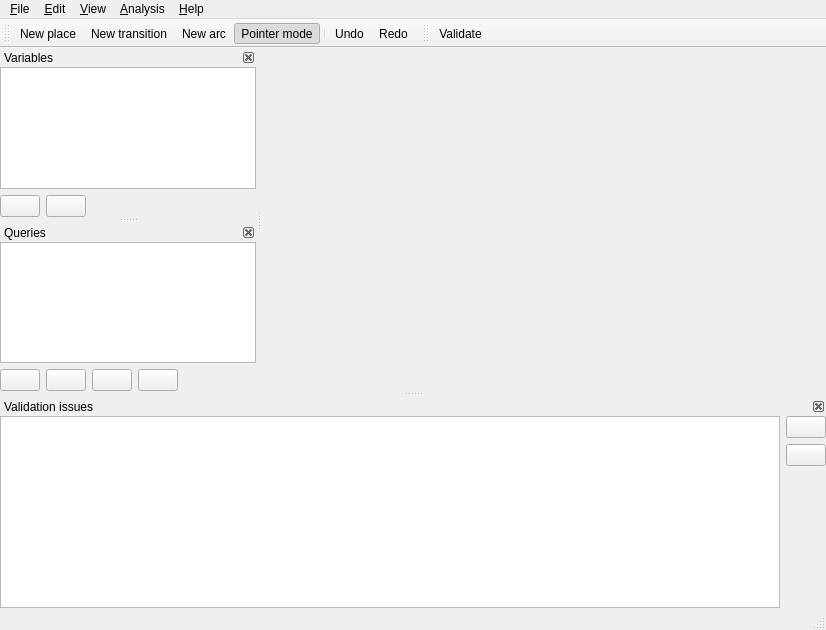
<?xml version="1.0" encoding="UTF-8"?>
<ui version="4.0">
 <class>MainWindow</class>
 <widget class="QMainWindow" name="MainWindow">
  <property name="geometry">
   <rect>
    <x>0</x>
    <y>0</y>
    <width>826</width>
    <height>630</height>
   </rect>
  </property>
  <property name="windowTitle">
   <string>PeTe</string>
  </property>
  <property name="dockOptions">
   <set>QMainWindow::AllowTabbedDocks|QMainWindow::AnimatedDocks</set>
  </property>
  <widget class="QWidget" name="centralWidget">
   <layout class="QHBoxLayout" name="horizontalLayout_3">
    <property name="margin">
     <number>0</number>
    </property>
    <item>
     <widget class="QTabWidget" name="tabWidget">
      <property name="sizePolicy">
       <sizepolicy hsizetype="Expanding" vsizetype="Expanding">
        <horstretch>0</horstretch>
        <verstretch>0</verstretch>
       </sizepolicy>
      </property>
      <property name="minimumSize">
       <size>
        <width>400</width>
        <height>0</height>
       </size>
      </property>
      <property name="tabShape">
       <enum>QTabWidget::Rounded</enum>
      </property>
      <property name="currentIndex">
       <number>-1</number>
      </property>
      <property name="elideMode">
       <enum>Qt::ElideNone</enum>
      </property>
      <property name="documentMode">
       <bool>true</bool>
      </property>
      <property name="tabsClosable">
       <bool>true</bool>
      </property>
      <property name="movable">
       <bool>true</bool>
      </property>
     </widget>
    </item>
   </layout>
  </widget>
  <widget class="QMenuBar" name="menuBar">
   <property name="geometry">
    <rect>
     <x>0</x>
     <y>0</y>
     <width>826</width>
     <height>25</height>
    </rect>
   </property>
   <widget class="QMenu" name="menuFile">
    <property name="title">
     <string>&amp;File</string>
    </property>
    <addaction name="NewTapnAction"/>
    <addaction name="OpenAction"/>
    <addaction name="SaveAction"/>
    <addaction name="actionExport_SVG"/>
   </widget>
   <widget class="QMenu" name="menuView">
    <property name="title">
     <string>&amp;View</string>
    </property>
   </widget>
   <widget class="QMenu" name="menu_Analysis">
    <property name="title">
     <string>&amp;Analysis</string>
    </property>
    <addaction name="validateAction"/>
    <addaction name="separator"/>
    <addaction name="addQueryAction"/>
   </widget>
   <widget class="QMenu" name="menuHelp">
    <property name="title">
     <string>&amp;Help</string>
    </property>
    <addaction name="aboutAction"/>
   </widget>
   <widget class="QMenu" name="menu_Edit">
    <property name="title">
     <string>&amp;Edit</string>
    </property>
    <addaction name="undoAction"/>
    <addaction name="redoAction"/>
   </widget>
   <addaction name="menuFile"/>
   <addaction name="menu_Edit"/>
   <addaction name="menuView"/>
   <addaction name="menu_Analysis"/>
   <addaction name="menuHelp"/>
  </widget>
  <widget class="QToolBar" name="mainToolBar">
   <attribute name="toolBarArea">
    <enum>TopToolBarArea</enum>
   </attribute>
   <attribute name="toolBarBreak">
    <bool>false</bool>
   </attribute>
   <addaction name="InsertPlaceModeAction"/>
   <addaction name="InsertTransitionModeAction"/>
   <addaction name="InsertArcModeAction"/>
   <addaction name="PointerModeAction"/>
   <addaction name="separator"/>
   <addaction name="undoAction"/>
   <addaction name="redoAction"/>
  </widget>
  <widget class="QStatusBar" name="statusBar"/>
  <widget class="QDockWidget" name="variableDock">
   <property name="features">
    <set>QDockWidget::DockWidgetClosable|QDockWidget::DockWidgetMovable</set>
   </property>
   <property name="allowedAreas">
    <set>Qt::LeftDockWidgetArea|Qt::RightDockWidgetArea</set>
   </property>
   <property name="windowTitle">
    <string>Variables</string>
   </property>
   <attribute name="dockWidgetArea">
    <number>1</number>
   </attribute>
   <widget class="QWidget" name="dockWidgetContents_2">
    <layout class="QVBoxLayout" name="verticalLayout">
     <property name="margin">
      <number>0</number>
     </property>
     <item>
      <widget class="QTableView" name="variableView">
       <property name="horizontalScrollBarPolicy">
        <enum>Qt::ScrollBarAlwaysOff</enum>
       </property>
       <property name="alternatingRowColors">
        <bool>true</bool>
       </property>
       <property name="selectionMode">
        <enum>QAbstractItemView::SingleSelection</enum>
       </property>
       <property name="selectionBehavior">
        <enum>QAbstractItemView::SelectRows</enum>
       </property>
       <attribute name="horizontalHeaderDefaultSectionSize">
        <number>60</number>
       </attribute>
       <attribute name="horizontalHeaderHighlightSections">
        <bool>false</bool>
       </attribute>
       <attribute name="verticalHeaderVisible">
        <bool>false</bool>
       </attribute>
       <attribute name="verticalHeaderHighlightSections">
        <bool>false</bool>
       </attribute>
      </widget>
     </item>
     <item>
      <layout class="QHBoxLayout" name="horizontalLayout">
       <item>
        <widget class="QPushButton" name="addVariable">
         <property name="toolTip">
          <string>Add variable</string>
         </property>
         <property name="text">
          <string/>
         </property>
        </widget>
       </item>
       <item>
        <widget class="QPushButton" name="deleteVariable">
         <property name="toolTip">
          <string>Remove variable</string>
         </property>
         <property name="text">
          <string notr="true"/>
         </property>
         <property name="flat">
          <bool>false</bool>
         </property>
        </widget>
       </item>
       <item>
        <spacer name="horizontalSpacer">
         <property name="orientation">
          <enum>Qt::Horizontal</enum>
         </property>
         <property name="sizeHint" stdset="0">
          <size>
           <width>40</width>
           <height>20</height>
          </size>
         </property>
        </spacer>
       </item>
      </layout>
     </item>
    </layout>
   </widget>
  </widget>
  <widget class="QDockWidget" name="queryDock">
   <property name="features">
    <set>QDockWidget::DockWidgetClosable|QDockWidget::DockWidgetMovable</set>
   </property>
   <property name="allowedAreas">
    <set>Qt::LeftDockWidgetArea|Qt::RightDockWidgetArea</set>
   </property>
   <property name="windowTitle">
    <string>Queries</string>
   </property>
   <attribute name="dockWidgetArea">
    <number>1</number>
   </attribute>
   <widget class="QWidget" name="dockWidgetContents">
    <layout class="QVBoxLayout" name="verticalLayout_2">
     <property name="margin">
      <number>0</number>
     </property>
     <item>
      <widget class="QTableView" name="queryView">
       <property name="editTriggers">
        <set>QAbstractItemView::NoEditTriggers</set>
       </property>
       <property name="tabKeyNavigation">
        <bool>false</bool>
       </property>
       <property name="showDropIndicator" stdset="0">
        <bool>false</bool>
       </property>
       <property name="alternatingRowColors">
        <bool>true</bool>
       </property>
       <property name="selectionMode">
        <enum>QAbstractItemView::SingleSelection</enum>
       </property>
       <property name="selectionBehavior">
        <enum>QAbstractItemView::SelectRows</enum>
       </property>
       <attribute name="horizontalHeaderCascadingSectionResizes">
        <bool>true</bool>
       </attribute>
       <attribute name="horizontalHeaderStretchLastSection">
        <bool>true</bool>
       </attribute>
       <attribute name="verticalHeaderVisible">
        <bool>false</bool>
       </attribute>
      </widget>
     </item>
     <item>
      <layout class="QHBoxLayout" name="horizontalLayout_2">
       <item>
        <widget class="QPushButton" name="runQueryButton">
         <property name="toolTip">
          <string>Run selected query</string>
         </property>
         <property name="text">
          <string/>
         </property>
         <property name="icon">
          <iconset resource="resources.qrc">
           <normaloff>:/Icons/play.svg</normaloff>:/Icons/play.svg</iconset>
         </property>
        </widget>
       </item>
       <item>
        <widget class="QPushButton" name="stopQueryButton">
         <property name="toolTip">
          <string>Stop selected query</string>
         </property>
         <property name="text">
          <string/>
         </property>
         <property name="icon">
          <iconset resource="resources.qrc">
           <normaloff>:/Icons/stop.svg</normaloff>:/Icons/stop.svg</iconset>
         </property>
        </widget>
       </item>
       <item>
        <widget class="QPushButton" name="addQuery">
         <property name="toolTip">
          <string>Add new query</string>
         </property>
         <property name="text">
          <string/>
         </property>
        </widget>
       </item>
       <item>
        <widget class="QPushButton" name="deleteQuery">
         <property name="toolTip">
          <string>Remove query</string>
         </property>
         <property name="text">
          <string/>
         </property>
        </widget>
       </item>
       <item>
        <spacer name="horizontalSpacer_2">
         <property name="orientation">
          <enum>Qt::Horizontal</enum>
         </property>
         <property name="sizeHint" stdset="0">
          <size>
           <width>40</width>
           <height>20</height>
          </size>
         </property>
        </spacer>
       </item>
      </layout>
     </item>
    </layout>
   </widget>
  </widget>
  <widget class="QDockWidget" name="validationDock">
   <property name="floating">
    <bool>false</bool>
   </property>
   <property name="features">
    <set>QDockWidget::DockWidgetClosable|QDockWidget::DockWidgetMovable</set>
   </property>
   <property name="allowedAreas">
    <set>Qt::BottomDockWidgetArea|Qt::LeftDockWidgetArea|Qt::RightDockWidgetArea</set>
   </property>
   <property name="windowTitle">
    <string>Validation issues</string>
   </property>
   <attribute name="dockWidgetArea">
    <number>8</number>
   </attribute>
   <widget class="QWidget" name="dockWidgetContents_3">
    <layout class="QHBoxLayout" name="horizontalLayout_4">
     <property name="margin">
      <number>0</number>
     </property>
     <item>
      <widget class="QTableView" name="validationView">
       <property name="horizontalScrollBarPolicy">
        <enum>Qt::ScrollBarAlwaysOff</enum>
       </property>
       <property name="editTriggers">
        <set>QAbstractItemView::NoEditTriggers</set>
       </property>
       <property name="tabKeyNavigation">
        <bool>false</bool>
       </property>
       <property name="showDropIndicator" stdset="0">
        <bool>false</bool>
       </property>
       <property name="alternatingRowColors">
        <bool>true</bool>
       </property>
       <property name="selectionMode">
        <enum>QAbstractItemView::SingleSelection</enum>
       </property>
       <property name="selectionBehavior">
        <enum>QAbstractItemView::SelectRows</enum>
       </property>
       <property name="showGrid">
        <bool>true</bool>
       </property>
       <attribute name="horizontalHeaderVisible">
        <bool>false</bool>
       </attribute>
       <attribute name="horizontalHeaderCascadingSectionResizes">
        <bool>true</bool>
       </attribute>
       <attribute name="horizontalHeaderDefaultSectionSize">
        <number>100</number>
       </attribute>
       <attribute name="horizontalHeaderHighlightSections">
        <bool>false</bool>
       </attribute>
       <attribute name="horizontalHeaderStretchLastSection">
        <bool>true</bool>
       </attribute>
       <attribute name="verticalHeaderVisible">
        <bool>false</bool>
       </attribute>
       <attribute name="verticalHeaderHighlightSections">
        <bool>false</bool>
       </attribute>
      </widget>
     </item>
     <item>
      <layout class="QVBoxLayout" name="verticalLayout_4">
       <item>
        <widget class="QPushButton" name="refreshValidationButton">
         <property name="toolTip">
          <string>Refresh validation</string>
         </property>
         <property name="text">
          <string/>
         </property>
         <property name="icon">
          <iconset resource="resources.qrc">
           <normaloff>:/Icons/refresh.svg</normaloff>:/Icons/refresh.svg</iconset>
         </property>
        </widget>
       </item>
       <item>
        <widget class="QPushButton" name="clearValidationButton">
         <property name="text">
          <string/>
         </property>
         <property name="icon">
          <iconset resource="resources.qrc">
           <normaloff>:/Icons/clear.svg</normaloff>:/Icons/clear.svg</iconset>
         </property>
        </widget>
       </item>
       <item>
        <spacer name="verticalSpacer">
         <property name="orientation">
          <enum>Qt::Vertical</enum>
         </property>
         <property name="sizeHint" stdset="0">
          <size>
           <width>20</width>
           <height>40</height>
          </size>
         </property>
        </spacer>
       </item>
      </layout>
     </item>
    </layout>
   </widget>
  </widget>
  <widget class="QToolBar" name="toolBar">
   <property name="windowTitle">
    <string>toolBar</string>
   </property>
   <attribute name="toolBarArea">
    <enum>TopToolBarArea</enum>
   </attribute>
   <attribute name="toolBarBreak">
    <bool>false</bool>
   </attribute>
   <addaction name="validateAction"/>
  </widget>
  <action name="NewTapnAction">
   <property name="text">
    <string>&amp;New Timed-Arc Petri Net</string>
   </property>
   <property name="shortcut">
    <string>Ctrl+N</string>
   </property>
  </action>
  <action name="InsertPlaceModeAction">
   <property name="checkable">
    <bool>true</bool>
   </property>
   <property name="text">
    <string>New place</string>
   </property>
   <property name="toolTip">
    <string>Insert a new place</string>
   </property>
  </action>
  <action name="PointerModeAction">
   <property name="checkable">
    <bool>true</bool>
   </property>
   <property name="checked">
    <bool>true</bool>
   </property>
   <property name="text">
    <string>Pointer mode</string>
   </property>
   <property name="toolTip">
    <string>Use pointer mode to modify the net</string>
   </property>
  </action>
  <action name="InsertTransitionModeAction">
   <property name="checkable">
    <bool>true</bool>
   </property>
   <property name="text">
    <string>New transition</string>
   </property>
   <property name="toolTip">
    <string>Insert a new transition</string>
   </property>
  </action>
  <action name="InsertArcModeAction">
   <property name="checkable">
    <bool>true</bool>
   </property>
   <property name="text">
    <string>New arc</string>
   </property>
  </action>
  <action name="SaveAction">
   <property name="text">
    <string>&amp;Save</string>
   </property>
   <property name="shortcut">
    <string>Ctrl+S</string>
   </property>
  </action>
  <action name="OpenAction">
   <property name="text">
    <string>&amp;Open petri net</string>
   </property>
   <property name="shortcut">
    <string>Ctrl+O</string>
   </property>
  </action>
  <action name="actionExport_SVG">
   <property name="text">
    <string>Export SVG</string>
   </property>
  </action>
  <action name="validateAction">
   <property name="text">
    <string>&amp;Validate</string>
   </property>
  </action>
  <action name="addQueryAction">
   <property name="text">
    <string>&amp;Add query</string>
   </property>
  </action>
  <action name="aboutAction">
   <property name="text">
    <string>&amp;About</string>
   </property>
  </action>
  <action name="undoAction">
   <property name="text">
    <string>&amp;Undo</string>
   </property>
   <property name="shortcut">
    <string>Ctrl+Z</string>
   </property>
  </action>
  <action name="redoAction">
   <property name="text">
    <string>&amp;Redo</string>
   </property>
   <property name="shortcut">
    <string>Ctrl+Shift+Z</string>
   </property>
  </action>
 </widget>
 <layoutdefault spacing="6" margin="11"/>
 <resources>
  <include location="resources.qrc"/>
 </resources>
 <connections>
  <connection>
   <sender>addQuery</sender>
   <signal>clicked()</signal>
   <receiver>addQueryAction</receiver>
   <slot>trigger()</slot>
   <hints>
    <hint type="sourcelabel">
     <x>43</x>
     <y>459</y>
    </hint>
    <hint type="destinationlabel">
     <x>-1</x>
     <y>-1</y>
    </hint>
   </hints>
  </connection>
 </connections>
</ui>
